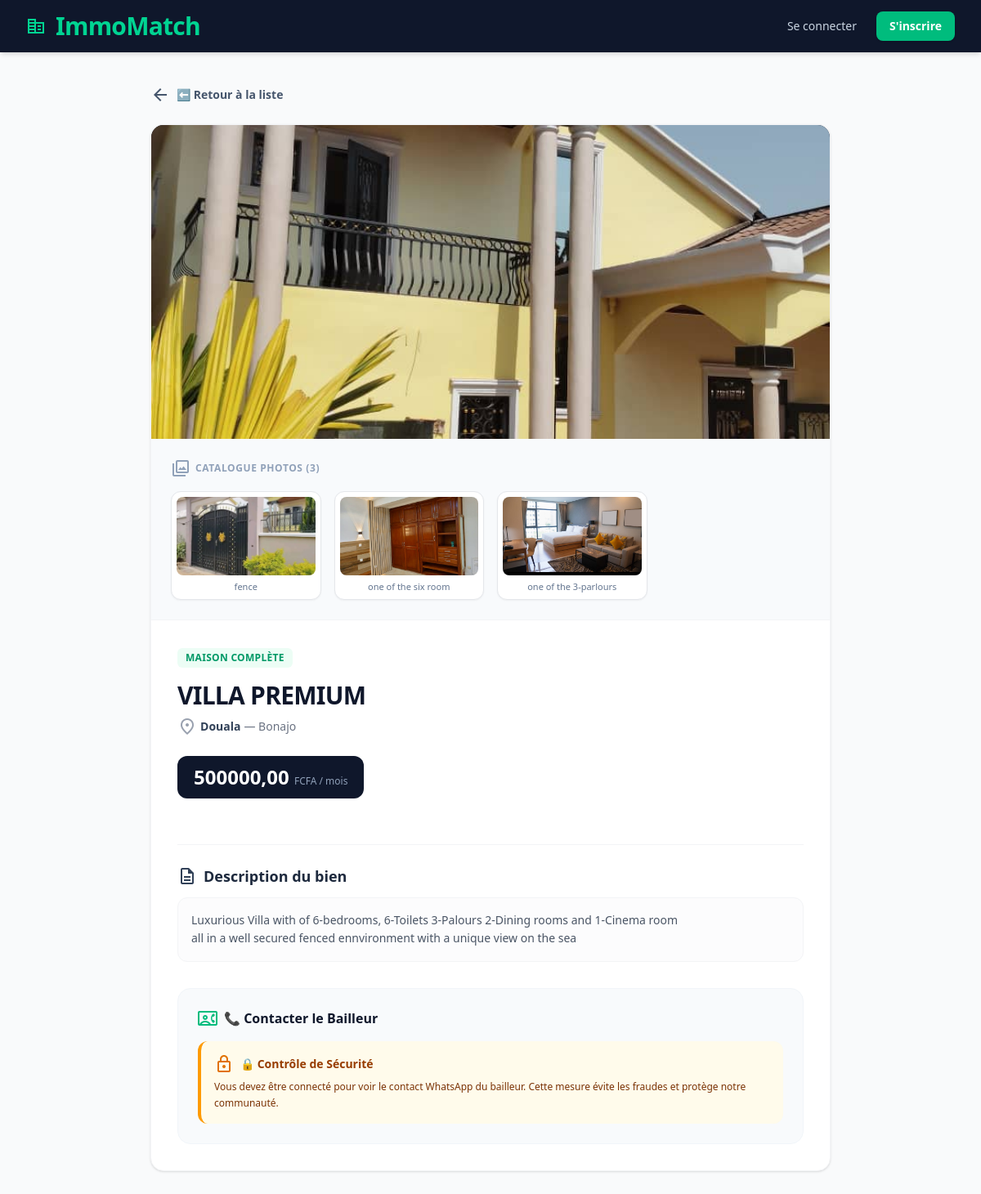
/house/1/, run on the app's committed database.
### listings/models.py (models this page shows, shortened)
class House(models.Model):
    PROPERTY_TYPES = [
        ('studio', 'Studio'),
        ('apartment', 'Appartement'),
        ('house', 'Maison Complète'),
        ('room', 'Chambre'),
    ]
    title = models.CharField(max_length=200)
    description = models.TextField()
    city = models.CharField(max_length=100)
    neighborhood = models.CharField(max_length=100)
    price = models.DecimalField(max_digits=10, decimal_places=2)
    property_type = models.CharField(max_length=20, choices=PROPERTY_TYPES)
    main_image = models.ImageField(upload_to='houses/main/', blank=True, null=True)
    agent_phone = models.CharField(max_length=20)
    created_at = models.DateTimeField(auto_now_add=True)

class HouseImage(models.Model):
    house = models.ForeignKey(House, on_delete=models.CASCADE, related_name='images')
    image = models.ImageField(upload_to='houses/catalog/')
    caption = models.CharField(max_length=100, blank=True, null=True)

### listings/views.py (the view, shortened to what this page needs)
# urls.py: path('house/<int:pk>/', views.house_detail, name='house_detail'),
def house_detail(request, pk):
    house = get_object_or_404(House, pk=pk)
    lang = request.session.get('django_language', 'fr')
    text = TRANSLATIONS[lang]
    context = {
        'house': house,
        'text': text,
        'current_lang': lang,
    }
    return render(request, 'listings/house_detail.html', context)

### listings/templates/listings/house_detail.html (shortened to what this page needs)
<!DOCTYPE html>
<html lang="{{ current_lang }}">
<head>
    <script src="https://cdn.jsdelivr.net/npm/@tailwindcss/browser@4"></script>
</head>
<body class="bg-gray-50 text-gray-800 font-sans antialiased">
    <nav class="bg-slate-900 text-white shadow-md sticky top-0 z-50">
        <div class="max-w-7xl mx-auto px-4 sm:px-6 lg:px-8">
            <div class="flex justify-between h-16 items-center">
                <a href="{% url 'listings:house_list' %}" class="flex items-center gap-3 text-3xl font-black tracking-tight text-emerald-400 hover:text-emerald-300 transition duration-200">
                    <span class="material-symbols-outlined text-4xl">corporate_fare</span>
                    ImmoMatch
                </a>
                <div class="flex items-center gap-6">
                    {% if user.is_authenticated %}
                        <div class="hidden sm:flex flex-col text-right">
                            <span class="text-xs text-slate-400">{{ text.welcome }},</span>
                            <span class="text-sm font-semibold text-emerald-400">{{ user.username }}</span>
                        </div>
                        <form method="post" action="{% url 'listings:logout' %}" class="m-0">
                            {% csrf_token %}
                            <button type="submit" class="flex items-center gap-1 bg-red-600 hover:bg-red-700 text-white text-sm font-medium py-2 px-4 rounded-lg transition shadow-sm cursor-pointer">
                                <span class="material-symbols-outlined text-sm">logout</span>
                                {{ text.logout }}
                            </button>
                        </form>
                    {% else %}
                        <a href="{% url 'listings:login' %}" class="text-sm font-medium text-slate-300 hover:text-white transition">{{ text.login }}</a>
                        <a href="{% url 'listings:register' %}" class="bg-emerald-500 hover:bg-emerald-600 text-white text-sm font-semibold py-2 px-4 rounded-lg transition shadow-sm">{{ text.register }}</a>
                    {% endif %}
                </div>
            </div>
        </div>
    </nav>
    <main class="max-w-4xl mx-auto px-4 sm:px-6 lg:px-8 py-10">
        <a href="{% url 'listings:house_list' %}" class="inline-flex items-center gap-2 text-sm font-bold text-slate-600 hover:text-slate-900 transition mb-6 group">
            <span class="material-symbols-outlined text-lg group-hover:-translate-x-1 transition duration-200">arrow_back</span>
            {{ text.back_list }}
        </a>
        <div class="bg-white rounded-2xl shadow-sm border border-gray-100 overflow-hidden">
            <div class="relative bg-slate-900 h-96 w-full">
                {% if house.main_image %}
                    <img src="{{ house.main_image.url }}" alt="{{ house.title }}" class="w-full h-full object-cover">
                {% else %}
                    <div class="w-full h-full flex flex-col items-center justify-center text-gray-500 gap-2 font-medium">
                        <span class="material-symbols-outlined text-5xl">hide_image</span>
                        {{ text.no_image }}
                    </div>
                {% endif %}
            </div>
            {% if house.images.all %}
                <div class="bg-slate-50 p-6 border-b border-gray-100">
                    <h4 class="text-xs font-bold text-slate-400 uppercase tracking-wider mb-4 flex items-center gap-1.5">
                        <span class="material-symbols-outlined text-base">collections</span>
                        Catalogue photos ({{ house.images.count }})
                    </h4>
                    <div class="grid grid-cols-2 sm:grid-cols-3 md:grid-cols-4 gap-4">
                        {% for item in house.images.all %}
                            <div class="bg-white p-1.5 rounded-xl shadow-xs border border-gray-200 overflow-hidden group">
                                <img src="{{ item.image.url }}" alt="{{ item.caption|default:house.title }}" class="w-full h-24 object-cover rounded-lg group-hover:scale-105 transition duration-300 cursor-pointer">
                                {% if item.caption %}
                                    <p class="text-[11px] text-slate-500 font-medium text-center mt-1.5 truncate px-1">{{ item.caption }}</p>
                                {% endif %}
                            </div>
                        {% endfor %}
                    </div>
                </div>
            {% endif %}
            <div class="p-6 sm:p-8">
                <span class="inline-block text-xs font-bold tracking-wide uppercase text-emerald-600 bg-emerald-50 px-2.5 py-1 rounded-md mb-4">
                    {{ house.get_property_type_display }}
                </span>
                <h1 class="text-3xl font-black text-slate-900 tracking-tight mb-2">{{ house.title }}</h1>
                <p class="text-sm text-gray-500 flex items-center gap-1 mb-6">
                    <span class="material-symbols-outlined text-base text-gray-400">location_on</span>
                    <span class="font-semibold text-slate-700">{{ house.city }}</span> — {{ house.neighborhood }}
                </p>
                <div class="bg-slate-900 inline-block text-white px-5 py-2.5 rounded-xl font-extrabold text-2xl shadow-xs mb-8">
                    {{ house.price }} <span class="text-xs font-normal text-slate-400">{{ text.price_per_month }}</span>
                </div>
                <hr class="border-gray-100 my-6">
                <h3 class="text-lg font-bold text-slate-800 mb-3 flex items-center gap-2">
                    <span class="material-symbols-outlined text-slate-700">description</span>
                    {{ text.description_title }}
                </h3>
                <p class="text-gray-600 leading-relaxed text-sm whitespace-pre-line bg-gray-50/50 p-4 rounded-xl border border-gray-100 mb-8">{{ house.description }}</p>
                <div class="bg-slate-50 rounded-2xl border border-slate-100 p-6">
                    <h3 class="text-base font-bold text-slate-900 mb-4 flex items-center gap-2">
                        <span class="material-symbols-outlined text-emerald-500">contact_phone</span>
                        {{ text.contact_landlord }}
                    </h3>
                    {% if user.is_authenticated %}
                        <a href="https://wa.me/{{ house.agent_phone }}" target="_blank" class="inline-flex items-center gap-2 bg-[#25D366] hover:bg-[#20ba56] text-white font-bold text-sm py-3 px-6 rounded-xl shadow-sm transition duration-200 cursor-pointer">
                            <span class="material-symbols-outlined">chat</span>
                            {{ text.whatsapp_btn }}
                        </a>
                    {% else %}
                        <div class="bg-amber-50 border-l-4 border-amber-500 text-amber-900 rounded-xl p-4">
                            <div class="flex items-center gap-2 font-bold text-sm mb-1.5 text-amber-800">
                                <span class="material-symbols-outlined text-lg text-amber-600">lock</span>
                                {{ text.security_notice }}
                            </div>
                            <p class="text-xs font-medium leading-relaxed">{{ text.anon_warning }}</p>
                        </div>
                    {% endif %}
                </div>
            </div>
        </div>
    </main>
</body>
</html>

### data on the page
House: main_image (picture), images.count "3", property_type "MAISON COMPLÈTE", title "VILLA PREMIUM", city "Douala", neighborhood "Bonajo", price "500000,00", description "Luxurious Villa with of 6-bedrooms, 6-Toilets 3-Palours 2-Dining rooms and 1-Cinema room all in a well secured fenced ennvironment with a unique view on the sea"
HouseImage: image (picture), caption "fence"
HouseImage: image (picture), caption "one of the six room"
HouseImage: image (picture), caption "one of the 3-parlours"

### other printed values
{{ text.login }} "Se connecter"
{{ text.register }} "S'inscrire"
{{ text.back_list }} "⬅️ Retour à la liste"
{{ text.price_per_month }} "FCFA / mois"
{{ text.description_title }} "Description du bien"
{{ text.contact_landlord }} "📞 Contacter le Bailleur"
{{ text.security_notice }} "🔒 Contrôle de Sécurité"
{{ text.anon_warning }} "Vous devez être connecté pour voir le contact WhatsApp du bailleur. Cette mesure évite les fraudes et protège notre communauté."
